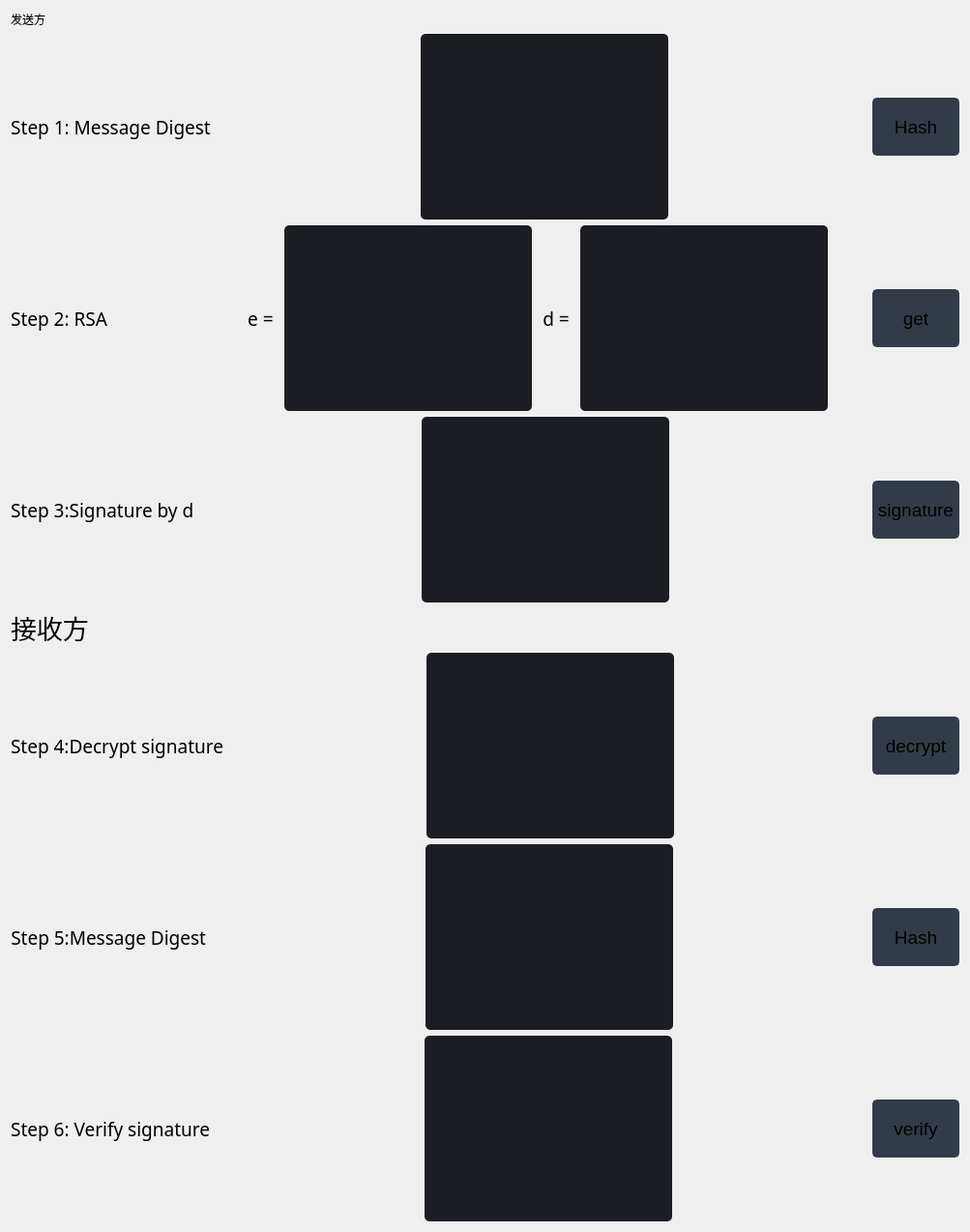
                  <widget class="QWidget" name="page_signature">
                   <layout class="QVBoxLayout" name="verticalLayout_10">
                    <item>
                     <layout class="QVBoxLayout" name="verticalLayout_9">
                      <item>
                       <widget class="QLabel" name="label_16">
                        <property name="text">
                         <string>发送方</string>
                        </property>
                       </widget>
                      </item>
                      <item>
                       <layout class="QHBoxLayout" name="horizontalLayout">
                        <item>
                         <widget class="QLabel" name="label_13">
                          <property name="font">
                           <font>
                            <family>Microsoft YaHei</family>
                            <pointsize>14</pointsize>
                           </font>
                          </property>
                          <property name="text">
                           <string>Step 1: Message Digest </string>
                          </property>
                          <property name="alignment">
                           <set>Qt::AlignCenter</set>
                          </property>
                         </widget>
                        </item>
                        <item>
                         <spacer name="horizontalSpacer_9">
                          <property name="orientation">
                           <enum>Qt::Horizontal</enum>
                          </property>
                          <property name="sizeHint" stdset="0">
                           <size>
                            <width>40</width>
                            <height>20</height>
                           </size>
                          </property>
                         </spacer>
                        </item>
                        <item>
                         <widget class="QPlainTextEdit" name="plainTextEdit_12">
                          <property name="minimumSize">
                           <size>
                            <width>200</width>
                            <height>45</height>
                           </size>
                          </property>
                          <property name="font">
                           <font>
                            <family>Arial</family>
                            <pointsize>12</pointsize>
                           </font>
                          </property>
                          <property name="styleSheet">
                           <string notr="true">QPlainTextEdit {
	background-color: rgb(27, 29, 35);
	border-radius: 5px;
	padding: 10px;
}
QPlainTextEdit:hover {
	border: 2px solid rgb(64, 71, 88);
}
QPlainTextEdit:focus {
	border: 2px solid rgb(91, 101, 124);
}</string>
                          </property>
                          <property name="plainText">
                           <string/>
                          </property>
                          <property name="placeholderText">
                           <string>请在此填写需要签名的明文</string>
                          </property>
                         </widget>
                        </item>
                        <item>
                         <spacer name="horizontalSpacer_57">
                          <property name="orientation">
                           <enum>Qt::Horizontal</enum>
                          </property>
                          <property name="sizeHint" stdset="0">
                           <size>
                            <width>40</width>
                            <height>20</height>
                           </size>
                          </property>
                         </spacer>
                        </item>
                        <item>
                         <widget class="QPushButton" name="pushButton_23">
                          <property name="minimumSize">
                           <size>
                            <width>90</width>
                            <height>60</height>
                           </size>
                          </property>
                          <property name="font">
                           <font>
                            <family>Arial</family>
                            <pointsize>14</pointsize>
                           </font>
                          </property>
                          <property name="styleSheet">
                           <string notr="true">QPushButton {
	border: 2px solid rgb(52, 59, 72);
	border-radius: 5px;	
	background-color: rgb(52, 59, 72);
}
QPushButton:hover {
	background-color: rgb(57, 65, 80);
	border: 2px solid rgb(61, 70, 86);
}
QPushButton:pressed {	
	background-color: rgb(35, 40, 49);
	border: 2px solid rgb(43, 50, 61);
}</string>
                          </property>
                          <property name="text">
                           <string>Hash</string>
                          </property>
                         </widget>
                        </item>
                       </layout>
                      </item>
                      <item>
                       <layout class="QHBoxLayout" name="horizontalLayout_14">
                        <item>
                         <widget class="QLabel" name="label_34">
                          <property name="font">
                           <font>
                            <family>Microsoft YaHei</family>
                            <pointsize>14</pointsize>
                           </font>
                          </property>
                          <property name="text">
                           <string>Step 2: RSA                </string>
                          </property>
                          <property name="alignment">
                           <set>Qt::AlignCenter</set>
                          </property>
                         </widget>
                        </item>
                        <item>
                         <spacer name="horizontalSpacer_25">
                          <property name="orientation">
                           <enum>Qt::Horizontal</enum>
                          </property>
                          <property name="sizeHint" stdset="0">
                           <size>
                            <width>40</width>
                            <height>20</height>
                           </size>
                          </property>
                         </spacer>
                        </item>
                        <item>
                         <widget class="QLabel" name="label_36">
                          <property name="font">
                           <font>
                            <family>Microsoft YaHei</family>
                            <pointsize>14</pointsize>
                           </font>
                          </property>
                          <property name="autoFillBackground">
                           <bool>false</bool>
                          </property>
                          <property name="text">
                           <string>    e = </string>
                          </property>
                          <property name="alignment">
                           <set>Qt::AlignCenter</set>
                          </property>
                         </widget>
                        </item>
                        <item>
                         <widget class="QPlainTextEdit" name="plainTextEdit_41">
                          <property name="minimumSize">
                           <size>
                            <width>200</width>
                            <height>45</height>
                           </size>
                          </property>
                          <property name="font">
                           <font>
                            <family>Arial</family>
                            <pointsize>12</pointsize>
                           </font>
                          </property>
                          <property name="styleSheet">
                           <string notr="true">QPlainTextEdit {
	background-color: rgb(27, 29, 35);
	border-radius: 5px;
	padding: 10px;
}
QPlainTextEdit:hover {
	border: 2px solid rgb(64, 71, 88);
}
QPlainTextEdit:focus {
	border: 2px solid rgb(91, 101, 124);
}</string>
                          </property>
                          <property name="readOnly">
                           <bool>true</bool>
                          </property>
                          <property name="centerOnScroll">
                           <bool>false</bool>
                          </property>
                         </widget>
                        </item>
                        <item>
                         <layout class="QHBoxLayout" name="horizontalLayout_13"/>
                        </item>
                        <item>
                         <widget class="QLabel" name="label_35">
                          <property name="font">
                           <font>
                            <family>Microsoft YaHei</family>
                            <pointsize>14</pointsize>
                           </font>
                          </property>
                          <property name="autoFillBackground">
                           <bool>false</bool>
                          </property>
                          <property name="text">
                           <string> d = </string>
                          </property>
                          <property name="alignment">
                           <set>Qt::AlignCenter</set>
                          </property>
                         </widget>
                        </item>
                        <item>
                         <widget class="QPlainTextEdit" name="plainTextEdit_40">
                          <property name="minimumSize">
                           <size>
                            <width>200</width>
                            <height>45</height>
                           </size>
                          </property>
                          <property name="font">
                           <font>
                            <family>Arial</family>
                            <pointsize>12</pointsize>
                           </font>
                          </property>
                          <property name="styleSheet">
                           <string notr="true">QPlainTextEdit {
	background-color: rgb(27, 29, 35);
	border-radius: 5px;
	padding: 10px;
}
QPlainTextEdit:hover {
	border: 2px solid rgb(64, 71, 88);
}
QPlainTextEdit:focus {
	border: 2px solid rgb(91, 101, 124);
}</string>
                          </property>
                          <property name="readOnly">
                           <bool>true</bool>
                          </property>
                         </widget>
                        </item>
                        <item>
                         <spacer name="horizontalSpacer_62">
                          <property name="orientation">
                           <enum>Qt::Horizontal</enum>
                          </property>
                          <property name="sizeHint" stdset="0">
                           <size>
                            <width>40</width>
                            <height>20</height>
                           </size>
                          </property>
                         </spacer>
                        </item>
                        <item>
                         <widget class="QPushButton" name="pushButton_11">
                          <property name="minimumSize">
                           <size>
                            <width>90</width>
                            <height>60</height>
                           </size>
                          </property>
                          <property name="font">
                           <font>
                            <family>Arial</family>
                            <pointsize>14</pointsize>
                           </font>
                          </property>
                          <property name="styleSheet">
                           <string notr="true">QPushButton {
	border: 2px solid rgb(52, 59, 72);
	border-radius: 5px;	
	background-color: rgb(52, 59, 72);
}
QPushButton:hover {
	background-color: rgb(57, 65, 80);
	border: 2px solid rgb(61, 70, 86);
}
QPushButton:pressed {	
	background-color: rgb(35, 40, 49);
	border: 2px solid rgb(43, 50, 61);
}</string>
                          </property>
                          <property name="text">
                           <string>get</string>
                          </property>
                         </widget>
                        </item>
                       </layout>
                      </item>
                      <item>
                       <layout class="QHBoxLayout" name="horizontalLayout_12">
                        <item>
                         <widget class="QLabel" name="label_19">
                          <property name="font">
                           <font>
                            <family>Microsoft YaHei</family>
                            <pointsize>14</pointsize>
                           </font>
                          </property>
                          <property name="text">
                           <string>Step 3:Signature by d     </string>
                          </property>
                          <property name="alignment">
                           <set>Qt::AlignCenter</set>
                          </property>
                         </widget>
                        </item>
                        <item>
                         <spacer name="horizontalSpacer_14">
                          <property name="orientation">
                           <enum>Qt::Horizontal</enum>
                          </property>
                          <property name="sizeHint" stdset="0">
                           <size>
                            <width>40</width>
                            <height>20</height>
                           </size>
                          </property>
                         </spacer>
                        </item>
                        <item>
                         <widget class="QPlainTextEdit" name="plainTextEdit_16">
                          <property name="minimumSize">
                           <size>
                            <width>200</width>
                            <height>45</height>
                           </size>
                          </property>
                          <property name="font">
                           <font>
                            <family>Arial</family>
                            <pointsize>12</pointsize>
                           </font>
                          </property>
                          <property name="styleSheet">
                           <string notr="true">QPlainTextEdit {
	background-color: rgb(27, 29, 35);
	border-radius: 5px;
	padding: 10px;
}
QPlainTextEdit:hover {
	border: 2px solid rgb(64, 71, 88);
}
QPlainTextEdit:focus {
	border: 2px solid rgb(91, 101, 124);
}</string>
                          </property>
                          <property name="readOnly">
                           <bool>true</bool>
                          </property>
                         </widget>
                        </item>
                        <item>
                         <spacer name="horizontalSpacer_60">
                          <property name="orientation">
                           <enum>Qt::Horizontal</enum>
                          </property>
                          <property name="sizeHint" stdset="0">
                           <size>
                            <width>40</width>
                            <height>20</height>
                           </size>
                          </property>
                         </spacer>
                        </item>
                        <item>
                         <widget class="QPushButton" name="pushButton_26">
                          <property name="minimumSize">
                           <size>
                            <width>90</width>
                            <height>60</height>
                           </size>
                          </property>
                          <property name="font">
                           <font>
                            <family>Arial</family>
                            <pointsize>14</pointsize>
                           </font>
                          </property>
                          <property name="styleSheet">
                           <string notr="true">QPushButton {
	border: 2px solid rgb(52, 59, 72);
	border-radius: 5px;	
	background-color: rgb(52, 59, 72);
}
QPushButton:hover {
	background-color: rgb(57, 65, 80);
	border: 2px solid rgb(61, 70, 86);
}
QPushButton:pressed {	
	background-color: rgb(35, 40, 49);
	border: 2px solid rgb(43, 50, 61);
}</string>
                          </property>
                          <property name="text">
                           <string>signature</string>
                          </property>
                         </widget>
                        </item>
                       </layout>
                      </item>
                      <item>
                       <widget class="QLabel" name="label_18">
                        <property name="font">
                         <font>
                          <family>Arial</family>
                          <pointsize>20</pointsize>
                         </font>
                        </property>
                        <property name="text">
                         <string>接收方</string>
                        </property>
                       </widget>
                      </item>
                      <item>
                       <layout class="QHBoxLayout" name="horizontalLayout_15">
                        <item>
                         <widget class="QLabel" name="label_21">
                          <property name="font">
                           <font>
                            <family>Microsoft YaHei</family>
                            <pointsize>14</pointsize>
                           </font>
                          </property>
                          <property name="text">
                           <string>Step 4:Decrypt signature </string>
                          </property>
                          <property name="alignment">
                           <set>Qt::AlignCenter</set>
                          </property>
                         </widget>
                        </item>
                        <item>
                         <spacer name="horizontalSpacer_16">
                          <property name="orientation">
                           <enum>Qt::Horizontal</enum>
                          </property>
                          <property name="sizeHint" stdset="0">
                           <size>
                            <width>40</width>
                            <height>20</height>
                           </size>
                          </property>
                         </spacer>
                        </item>
                        <item>
                         <widget class="QPlainTextEdit" name="plainTextEdit_18">
                          <property name="minimumSize">
                           <size>
                            <width>200</width>
                            <height>45</height>
                           </size>
                          </property>
                          <property name="font">
                           <font>
                            <family>Arial</family>
                            <pointsize>12</pointsize>
                           </font>
                          </property>
                          <property name="styleSheet">
                           <string notr="true">QPlainTextEdit {
	background-color: rgb(27, 29, 35);
	border-radius: 5px;
	padding: 10px;
}
QPlainTextEdit:hover {
	border: 2px solid rgb(64, 71, 88);
}
QPlainTextEdit:focus {
	border: 2px solid rgb(91, 101, 124);
}</string>
                          </property>
                          <property name="readOnly">
                           <bool>true</bool>
                          </property>
                         </widget>
                        </item>
                        <item>
                         <spacer name="horizontalSpacer_63">
                          <property name="orientation">
                           <enum>Qt::Horizontal</enum>
                          </property>
                          <property name="sizeHint" stdset="0">
                           <size>
                            <width>40</width>
                            <height>20</height>
                           </size>
                          </property>
                         </spacer>
                        </item>
                        <item>
                         <widget class="QPushButton" name="pushButton_28">
                          <property name="minimumSize">
                           <size>
                            <width>90</width>
                            <height>60</height>
                           </size>
                          </property>
                          <property name="font">
                           <font>
                            <family>Arial</family>
                            <pointsize>14</pointsize>
                           </font>
                          </property>
                          <property name="styleSheet">
                           <string notr="true">QPushButton {
	border: 2px solid rgb(52, 59, 72);
	border-radius: 5px;	
	background-color: rgb(52, 59, 72);
}
QPushButton:hover {
	background-color: rgb(57, 65, 80);
	border: 2px solid rgb(61, 70, 86);
}
QPushButton:pressed {	
	background-color: rgb(35, 40, 49);
	border: 2px solid rgb(43, 50, 61);
}</string>
                          </property>
                          <property name="text">
                           <string>decrypt</string>
                          </property>
                         </widget>
                        </item>
                       </layout>
                      </item>
                      <item>
                       <layout class="QHBoxLayout" name="horizontalLayout_9">
                        <item>
                         <widget class="QLabel" name="label_20">
                          <property name="font">
                           <font>
                            <family>Microsoft YaHei</family>
                            <pointsize>14</pointsize>
                           </font>
                          </property>
                          <property name="text">
                           <string>Step 5:Message Digest    </string>
                          </property>
                          <property name="alignment">
                           <set>Qt::AlignCenter</set>
                          </property>
                         </widget>
                        </item>
                        <item>
                         <spacer name="horizontalSpacer_15">
                          <property name="orientation">
                           <enum>Qt::Horizontal</enum>
                          </property>
                          <property name="sizeHint" stdset="0">
                           <size>
                            <width>40</width>
                            <height>20</height>
                           </size>
                          </property>
                         </spacer>
                        </item>
                        <item>
                         <widget class="QPlainTextEdit" name="plainTextEdit_17">
                          <property name="minimumSize">
                           <size>
                            <width>200</width>
                            <height>45</height>
                           </size>
                          </property>
                          <property name="font">
                           <font>
                            <family>Arial</family>
                            <pointsize>12</pointsize>
                           </font>
                          </property>
                          <property name="styleSheet">
                           <string notr="true">QPlainTextEdit {
	background-color: rgb(27, 29, 35);
	border-radius: 5px;
	padding: 10px;
}
QPlainTextEdit:hover {
	border: 2px solid rgb(64, 71, 88);
}
QPlainTextEdit:focus {
	border: 2px solid rgb(91, 101, 124);
}</string>
                          </property>
                          <property name="plainText">
                           <string/>
                          </property>
                          <property name="placeholderText">
                           <string>请在此填写需要验签的明文</string>
                          </property>
                         </widget>
                        </item>
                        <item>
                         <spacer name="horizontalSpacer_61">
                          <property name="orientation">
                           <enum>Qt::Horizontal</enum>
                          </property>
                          <property name="sizeHint" stdset="0">
                           <size>
                            <width>40</width>
                            <height>20</height>
                           </size>
                          </property>
                         </spacer>
                        </item>
                        <item>
                         <widget class="QPushButton" name="pushButton_27">
                          <property name="minimumSize">
                           <size>
                            <width>90</width>
                            <height>60</height>
                           </size>
                          </property>
                          <property name="font">
                           <font>
                            <family>Arial</family>
                            <pointsize>14</pointsize>
                           </font>
                          </property>
                          <property name="styleSheet">
                           <string notr="true">QPushButton {
	border: 2px solid rgb(52, 59, 72);
	border-radius: 5px;	
	background-color: rgb(52, 59, 72);
}
QPushButton:hover {
	background-color: rgb(57, 65, 80);
	border: 2px solid rgb(61, 70, 86);
}
QPushButton:pressed {	
	background-color: rgb(35, 40, 49);
	border: 2px solid rgb(43, 50, 61);
}</string>
                          </property>
                          <property name="text">
                           <string>Hash</string>
                          </property>
                         </widget>
                        </item>
                       </layout>
                      </item>
                      <item>
                       <layout class="QHBoxLayout" name="horizontalLayout_11">
                        <item>
                         <widget class="QLabel" name="label_22">
                          <property name="font">
                           <font>
                            <family>Microsoft YaHei</family>
                            <pointsize>14</pointsize>
                           </font>
                          </property>
                          <property name="text">
                           <string>Step 6: Verify signature   </string>
                          </property>
                          <property name="alignment">
                           <set>Qt::AlignCenter</set>
                          </property>
                         </widget>
                        </item>
                        <item>
                         <spacer name="horizontalSpacer_17">
                          <property name="orientation">
                           <enum>Qt::Horizontal</enum>
                          </property>
                          <property name="sizeHint" stdset="0">
                           <size>
                            <width>40</width>
                            <height>20</height>
                           </size>
                          </property>
                         </spacer>
                        </item>
                        <item>
                         <widget class="QPlainTextEdit" name="plainTextEdit_19">
                          <property name="minimumSize">
                           <size>
                            <width>200</width>
                            <height>45</height>
                           </size>
                          </property>
                          <property name="font">
                           <font>
                            <family>Arial</family>
                            <pointsize>12</pointsize>
                           </font>
                          </property>
                          <property name="styleSheet">
                           <string notr="true">QPlainTextEdit {
	background-color: rgb(27, 29, 35);
	border-radius: 5px;
	padding: 10px;
}
QPlainTextEdit:hover {
	border: 2px solid rgb(64, 71, 88);
}
QPlainTextEdit:focus {
	border: 2px solid rgb(91, 101, 124);
}</string>
                          </property>
                          <property name="readOnly">
                           <bool>true</bool>
                          </property>
                          <property name="plainText">
                           <string/>
                          </property>
                          <property name="placeholderText">
                           <string>验证数字签名中的信息与接收消息的消息摘要是否一致</string>
                          </property>
                         </widget>
                        </item>
                        <item>
                         <spacer name="horizontalSpacer_64">
                          <property name="orientation">
                           <enum>Qt::Horizontal</enum>
                          </property>
                          <property name="sizeHint" stdset="0">
                           <size>
                            <width>40</width>
                            <height>20</height>
                           </size>
                          </property>
                         </spacer>
                        </item>
                        <item>
                         <widget class="QPushButton" name="pushButton_29">
                          <property name="minimumSize">
                           <size>
                            <width>90</width>
                            <height>60</height>
                           </size>
                          </property>
                          <property name="font">
                           <font>
                            <family>Arial</family>
                            <pointsize>14</pointsize>
                           </font>
                          </property>
                          <property name="styleSheet">
                           <string notr="true">QPushButton {
	border: 2px solid rgb(52, 59, 72);
	border-radius: 5px;	
	background-color: rgb(52, 59, 72);
}
QPushButton:hover {
	background-color: rgb(57, 65, 80);
	border: 2px solid rgb(61, 70, 86);
}
QPushButton:pressed {	
	background-color: rgb(35, 40, 49);
	border: 2px solid rgb(43, 50, 61);
}</string>
                          </property>
                          <property name="text">
                           <string>verify</string>
                          </property>
                         </widget>
                        </item>
                       </layout>
                      </item>
                     </layout>
                    </item>
                   </layout>
                  </widget>
